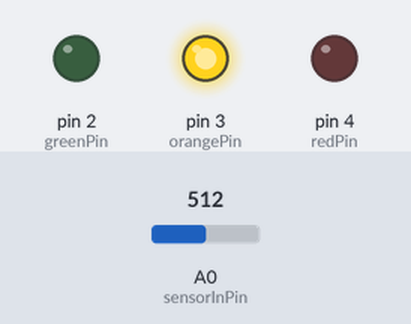
A sketch run on a simulated Arduino Uno, built with avr-gcc and run on an emulated ATmega328P. On the bench: output pins drawn as LEDs (lit = HIGH). The inputs (shaded band) are chosen by the test bench; at power-on: A0 (sensorInPin) = 512.

Above: at 1.2 s.
1.3 s: A0 (sensorInPin) set to 528
2.8 s: A0 (sensorInPin) set to 544
At 3.8 s:
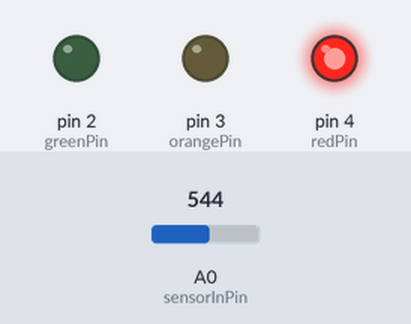
4.3 s: A0 (sensorInPin) set to 306
At 5.1 s:
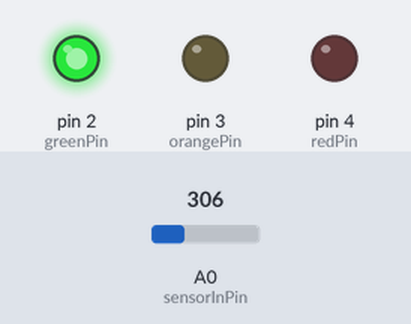
5.9 s: A0 (sensorInPin) set to 426
7.4 s: A0 (sensorInPin) set to 454
At 8.6 s:
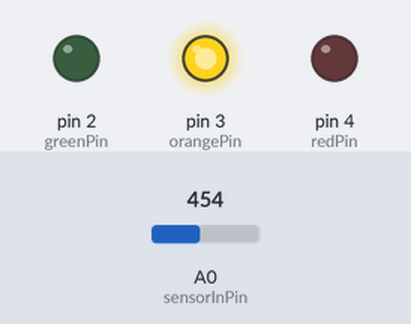
8.9 s: A0 (sensorInPin) set to 716
At 9.9 s:
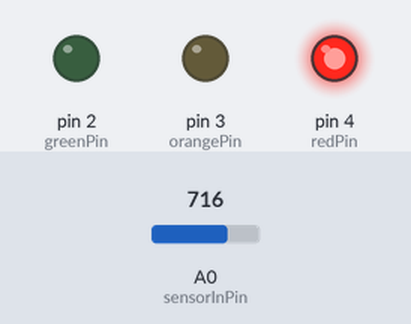
Timing chart, 0 to 11.5 s (numbered marks = the images above; inputs shaded):
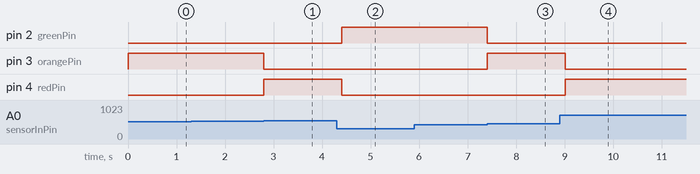

Measured:
- the behaviour switches between 536 and 537 on A0 (sensorInPin) (found by bisection; images 0 and 1)
- the behaviour switches between 442 and 443 on A0 (sensorInPin) (found by bisection; images 2 and 3)
- after the input at 1.3 s, every drawn part: stays the same
- after the input at 2.8 s, pin 3 (orangePin): HIGH → LOW at once; pin 4 (redPin): LOW → HIGH at once
- after the input at 4.3 s, pin 2 (greenPin): LOW → HIGH after 0.10 s; pin 4 (redPin): HIGH → LOW after 0.10 s
- after the input at 5.9 s, every drawn part: stays the same
- after the input at 7.4 s, pin 2 (greenPin): HIGH → LOW at once; pin 3 (orangePin): LOW → HIGH at once
- after the input at 8.9 s, pin 3 (orangePin): HIGH → LOW after 0.11 s; pin 4 (redPin): LOW → HIGH after 0.11 s

The sketch:

005_talajnedvesseg.ino
```cpp
// see attached png for circuit connections

const int greenPin = 2;
const int orangePin = 3;
const int redPin = 4;
const int sensorInPin = A0;

/* measured min and max values
 * are used in the map() function to determine
 * the soil moisture percentage instead of a
 * number between 0 and 1023
*/
const int inWater = 305;
const int inAir = 580;
int moisturePercentage;

void setup() {
    //Serial.begin(9600);
    pinMode(redPin, OUTPUT);
    pinMode(orangePin, OUTPUT);
    pinMode(greenPin, OUTPUT);
}

void loop() {
    int moistureLevel = analogRead(sensorInPin);
    if (moistureLevel > inAir)
        moisturePercentage = 0;
    else if (moistureLevel < inWater)
        moisturePercentage = 100;
    else
        moisturePercentage = map(moistureLevel, inAir, inWater, 0, 100);
    //Serial.println(moistureLevel);
    //Serial.println(moisturePercentage);

    if (moisturePercentage <= 15) {
        digitalWrite(redPin, HIGH);
        digitalWrite(orangePin, LOW);
        digitalWrite(greenPin, LOW);
    }
    else if (moisturePercentage > 15 && moisturePercentage < 50) {
        digitalWrite(redPin, LOW);
        digitalWrite(orangePin, HIGH);
        digitalWrite(greenPin, LOW);
    }
    else if (moisturePercentage >= 50) {
        digitalWrite(redPin, LOW);
        digitalWrite(orangePin, LOW);
        digitalWrite(greenPin, HIGH);
    }
    delay(200);
}
```
